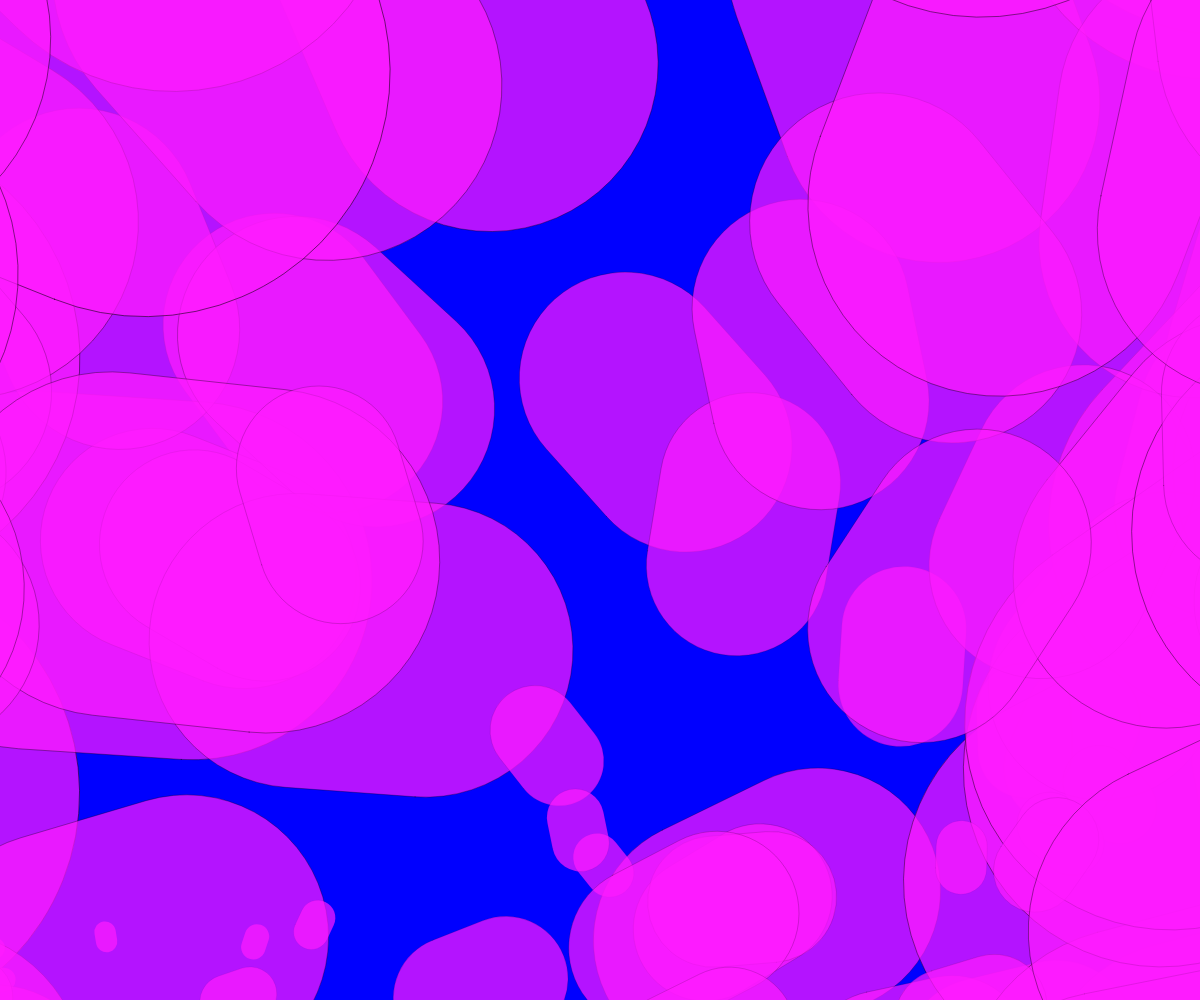
Frame 1 (no input)
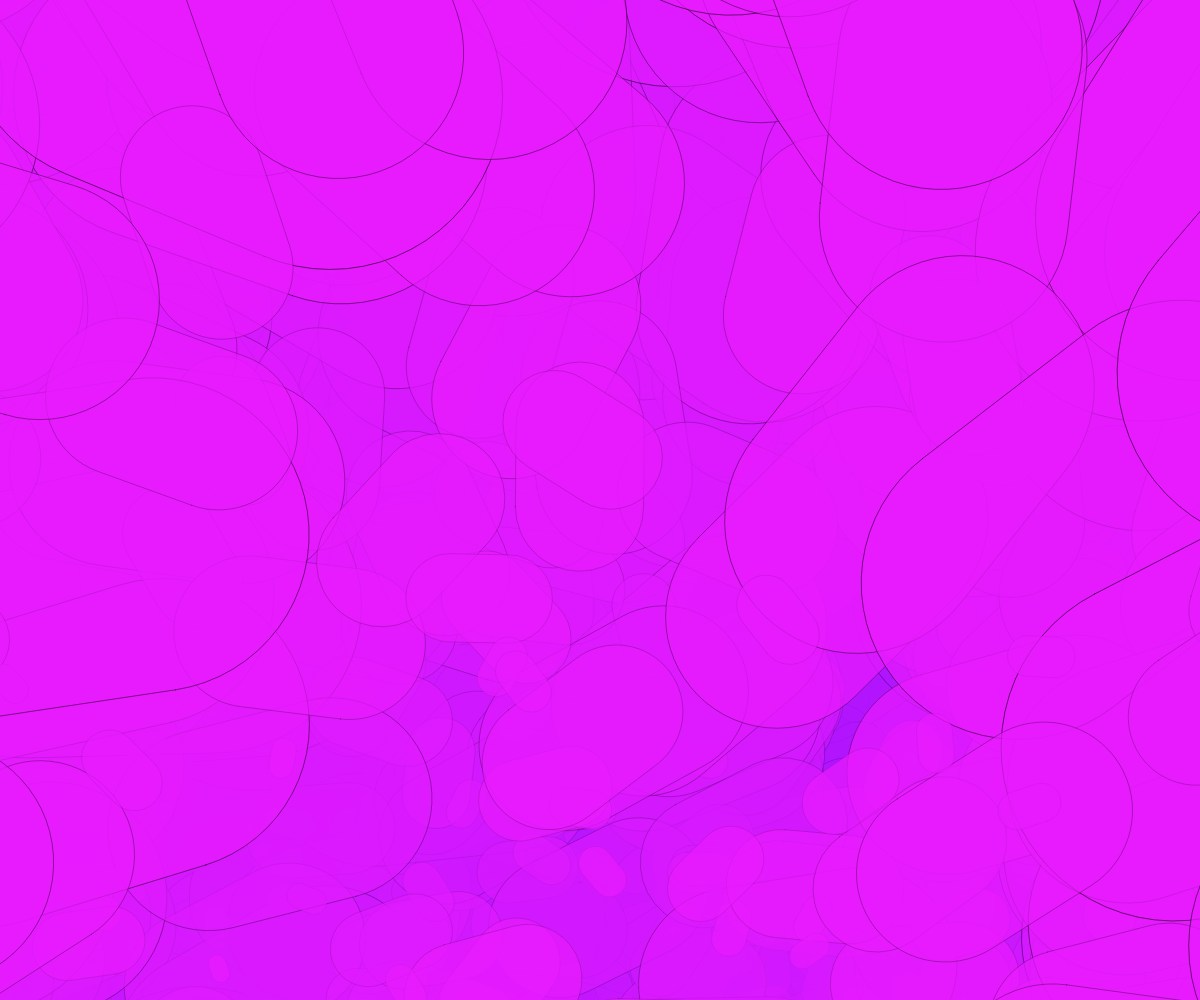
Frame 60 (no input)
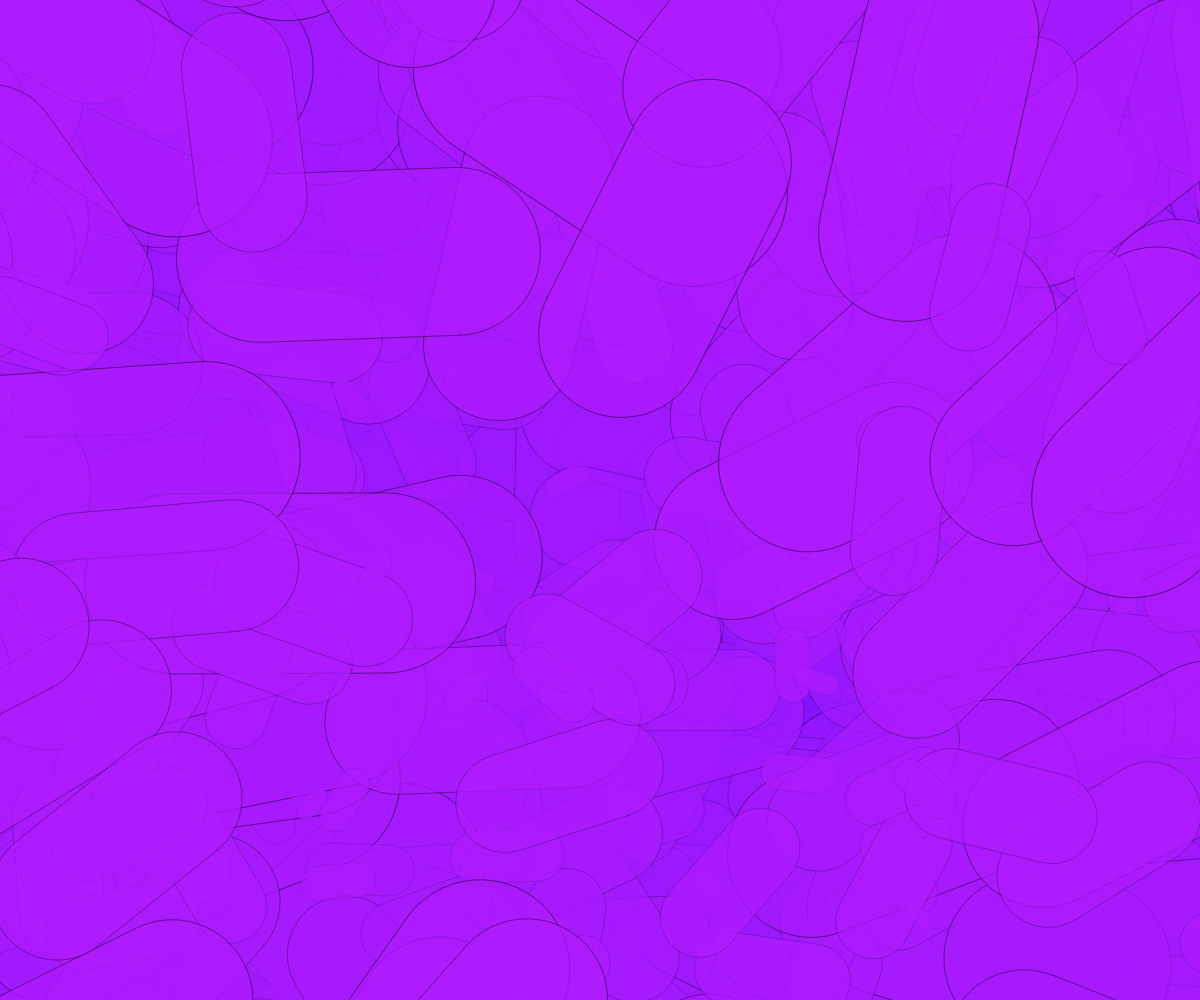
Frame 120 (the mouse pressed at the canvas centre since frame 60)

The p5.js sketch that drew these frames (run headless with seeded random() and noise() and a simulated clock; from frame 60 on, the mouse is pressed at the canvas centre):

// p5.js sketch
// ── sketch.js
let flowers = [];

function setup() {
  createCanvas(windowWidth, windowHeight); // wie gross ist die zeichenfläche
  for (var i = 0; i < 200; i++) {
    flowers.push(new flower(random(0, width), height));
  }
  background(0, 0, 255);
  frameRate(20)
}

function draw() {
  background(0, 0, 255, 10);
  for (var i = 0; i < flowers.length; i++) {
    flowers[i].draw();
    flowers[i].update();
    if (flowers[i].alive == 0) {
      flowers.splice(i, 1);
      flowers.push(new flower(random(0, width), height));
    }
    
  }
}

class flower {
  constructor(x, y) {
    // initalisierung
    this.pos = createVector(x, y);
    this.speed = random(0.1, 5);
    this.color = color(random(255), random(255), random(255));
    this.size = random(2, 50);
    this.alive = 1;
    this.x = 1500;
  }

  update() {
    // verhalten
    this.pos.x = this.pos.x + random(-2, 2);
    this.pos.y = this.pos.y + random(-1, 1);
    this.pos.y = this.pos.y - this.speed;
    if (this.pos.y < -20) {
      this.alive = 0;
    }
  }

  draw() {
    // aussehen / zeichen
    /* noStroke(); //(255);
    fill(this.color, 128);
    // noFill();
    ellipse(this.pos.x, this.pos.y, this.size, this.size)*/

    fill(this.x / 5.2, 28, 255, 180);
    push();
    translate(this.pos.x, this.pos.y);

    if (this.x >= -200) {
      this.x = this.x - 5;
    }

    rotate(this.x / random(3));

    scale(0.01 * this.size);
    translate(this.x, 0, 0);
    rect(
      width / 2,
      height / 2,
      this.x - this.x / random(20, 40),
      this.x - 499,
      1000
    );
    fill(this.x / 5.2, 28, 0, random(200, 255));
    pop();
  }
}
